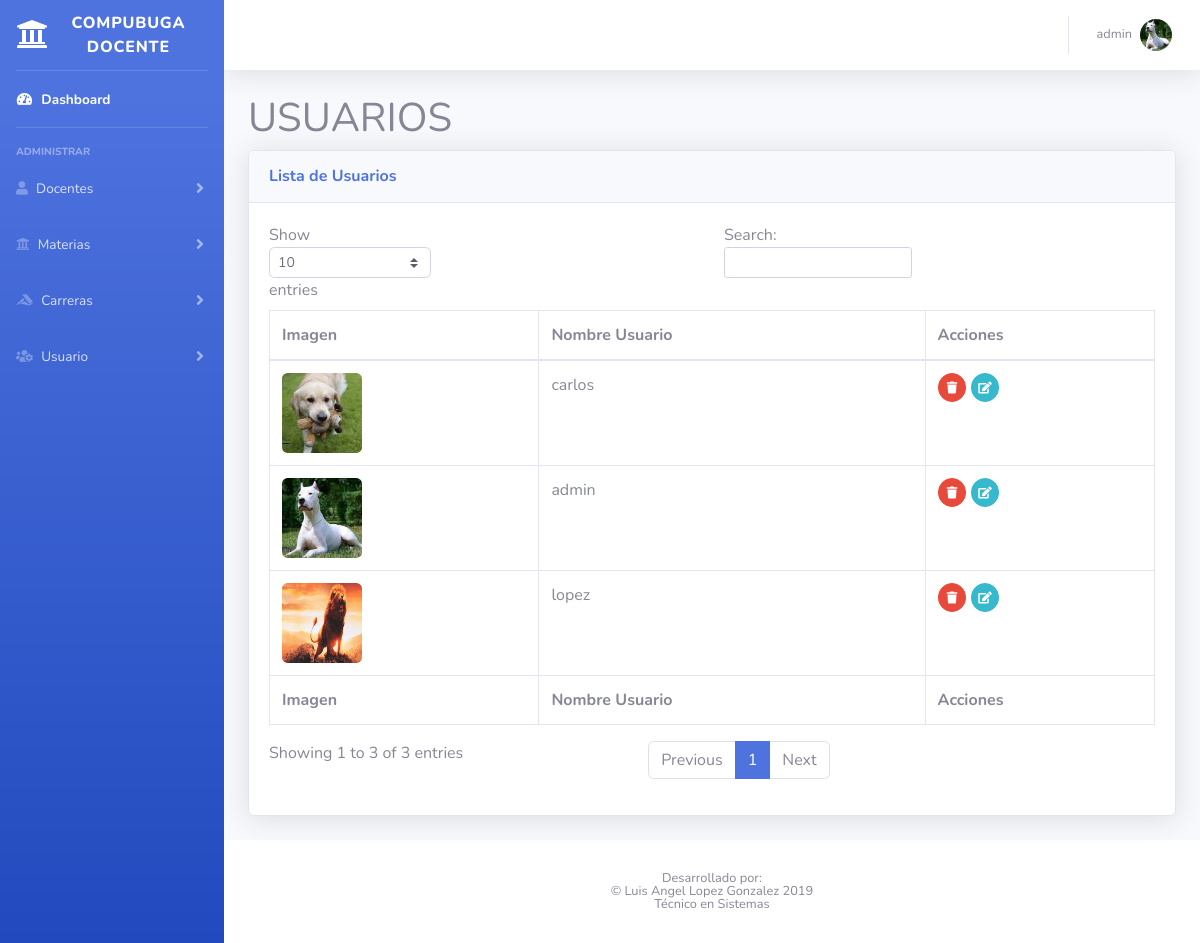
Page /usuario/usuarioAdministrarVista.php (signed in) on the committed database.
### tables this page shows
CREATE TABLE `usuarios` (
  `id` int(11) NOT NULL,
  `user` varchar(100) NOT NULL,
  `password` varchar(100) NOT NULL,
  `foto` varchar(500) NOT NULL,
  `tipo` int(11) NOT NULL
);

### usuario/usuarioModelo.php (called while the page is built, shortened)
<?php
include_once "../conexion.php";
class usuarioModelo {
    function mostrarTodos() {
        global $link;
        $consulta = "SELECT * FROM `usuarios`";
        $query = mysqli_query($link, $consulta);
        return $query;
    }
}

### usuario/usuarioAdministrarVista.php (the view, shortened to what this page needs)
<!DOCTYPE html>
<html lang="en">
    <head>
        <link href="../vendor/fontawesome-free/css/all.min.css" rel="stylesheet" type="text/css">
        <link href="../css/sb-admin-2.min.css" rel="stylesheet">
    </head>
    <body id="page-top">
        <div id="wrapper">
            <?php
            include_once '../componets/menu.php';
            ?>
            <div id="content-wrapper" class="d-flex flex-column">
                <div id="content">
                    <?php
                    include_once '../componets/navBar.php';
                    ?>
                    <div class="container">
                        <h1>USUARIOS</h1>
                        <div class="card shadow mb-4">
                            <div class="card-header py-3">
                                <h6 class="m-0 font-weight-bold text-primary">Lista de Usuarios</h6>
                            </div>
                            <div class="card-body">
                                <div class="table-responsive">
                                    <table class="table table-bordered" id="dataTable" width="100%" cellspacing="0">
                                        <thead>
                                            <tr>
                                                <th>Imagen</th>
                                                <th>Nombre Usuario</th>
                                                <th>Acciones</th>
                                            </tr>
                                        </thead>
                                        <tfoot>
                                            <tr>
                                                <th>Imagen</th>
                                                <th>Nombre Usuario</th>
                                                <th>Acciones</th>
                                            </tr>
                                        </tfoot>
                                        <tbody>
                                            <?php
                                            include_once "usuarioModelo.php";
                                            $usuarioModelo = new usuarioModelo();
                                            $result = $usuarioModelo->mostrarTodos();
                                            while ($fila = mysqli_fetch_array($result)) {
                                                if ($fila != NULL) {
                                                    echo '<tr>
                                                        <td> <img src="' . $fila['foto'] . '" class="rounded float-left" width="80" height="80" ></td>
                                            <td>' . $fila['user'] . '</td>
                <td>
                <a href="#" onclick="eliminarModal(' . $fila['id'] . ')" class="btn btn-danger btn-circle btn-sm" data-toggle="tooltip" data-placement="bottom" title="Eliminar">
                <i class="fas fa-trash"></i>
                </a>
                <a href="#" class="btn btn-info btn-circle btn-sm" data-toggle="tooltip" data-placement="bottom" title="Modificar">
                <i class="fas fa-edit"></i>
                </a>
                </td>
                </tr>';
                                                }
                                            }
                                            ?>
                                        </tbody>
                                    </table>
                                </div>
                            </div>
                        </div>
                    </div>
                </div>
                <?php
                include_once '../componets/footer.php';
                ?>
            </div>
        </div>
    </body>
</html>

### rows in the picture
usuarios: shows a picture, user "carlos"
usuarios: foto (picture), user "admin"
usuarios: foto (picture), user "lopez"

### other values in the picture
$_SESSION['nombreUsuario'] "admin"
